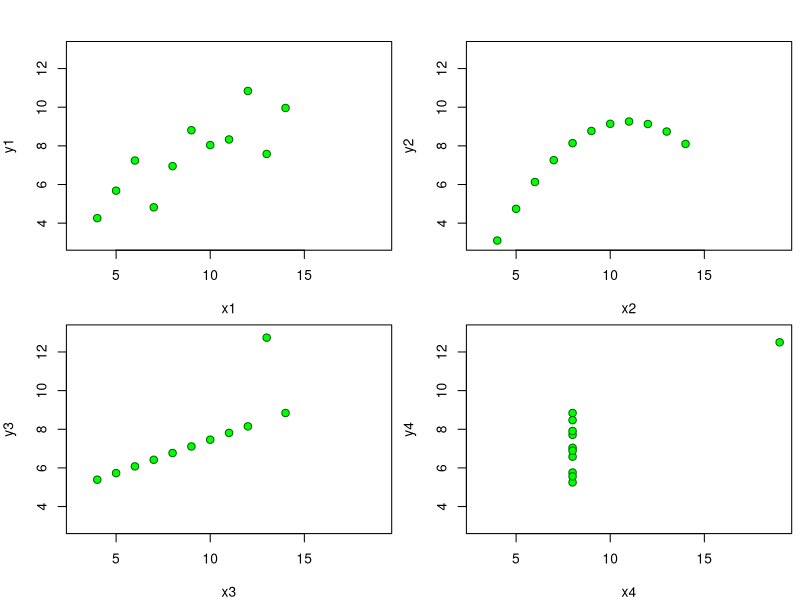

This figure's R source:
## ---- chunk 1
# Die Daten als Tabelle
print(anscombe)
# Plot Einstellungen
par(mfrow = c(2, 2), mar = c(4, 4, 0.5, 0.5), oma =  c(0, 0, 2, 0))
# Alle Plots in Loop (siehe R Dokumentation zu anscombe)
ff <- y ~ x
for(i in 1:4) {
  ff[2:3] <- lapply(paste0(c("y","x"), i), as.name)
  plot(ff, data = anscombe, col = "darkgreen", pch = 21, bg = "green", cex = 1.2, xlim = c(3, 19), ylim = c(3, 13))
}
## ---- chunk 2
knitr::include_app("https://martin-sterchi.shinyapps.io/appKNN/", height = "600px")
